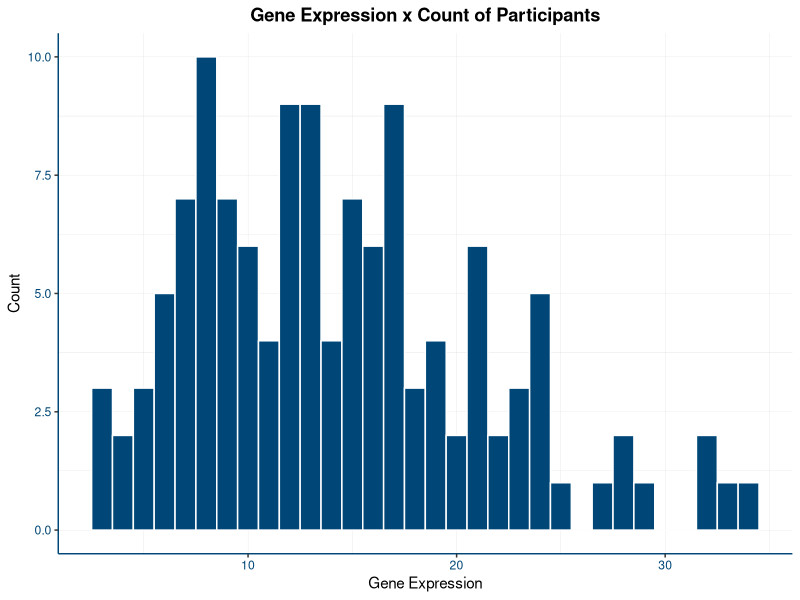
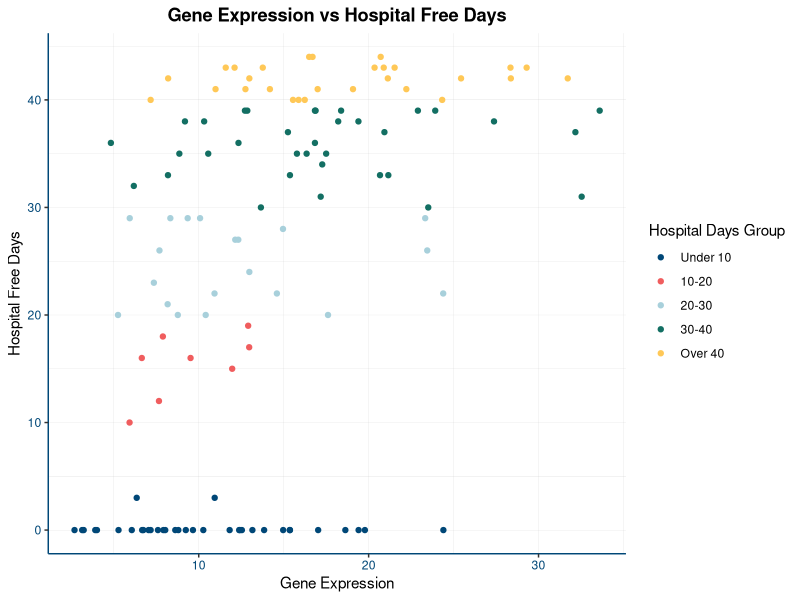
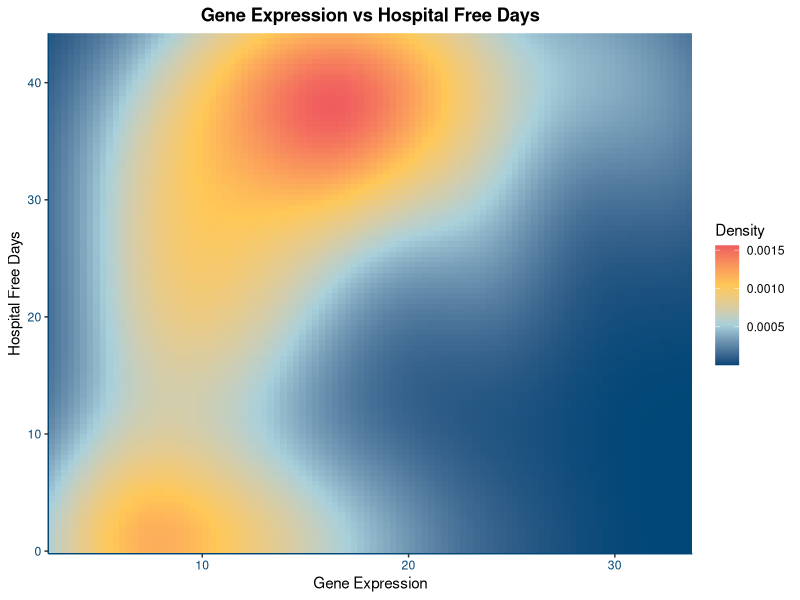
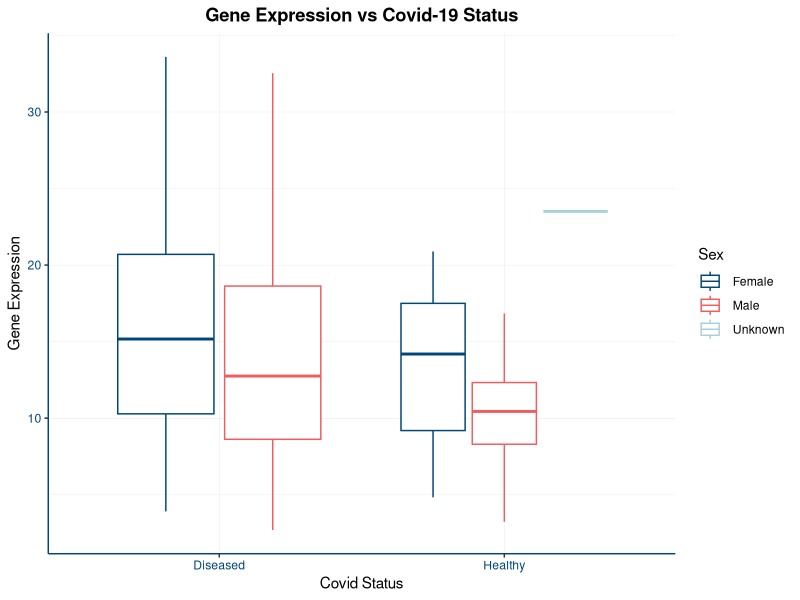
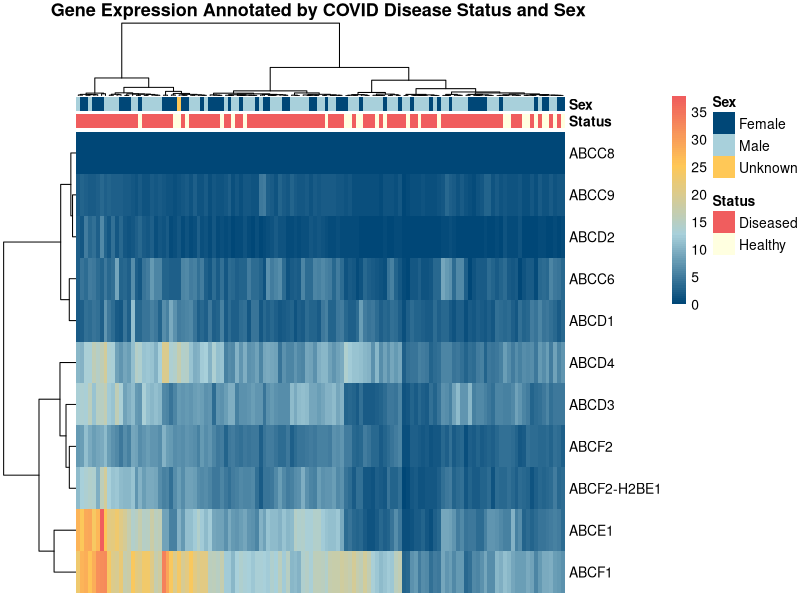

R code for these plots, in order:
## ---- chunk 1
knitr::opts_chunk$set(echo = TRUE)

library(tidyr)
library(tidyverse)
library(ggplot2)
library(pheatmap)
library(knitr)
library(kableExtra)
## ---- chunk 2
gene_data <- read.csv("data/QBS103_GSE157103_genes.csv")
meta_data <- read.csv('data/QBS103_GSE157103_series_matrix-1.csv')
## ---- chunk 3
# Cleaning disease status names
cleaned_state <- function(status) {
  if (status == "disease state: COVID-19") {
    return("Diseased")
  } else {
    return("Healthy")
  }
}

meta_data$covid_status <- sapply(meta_data$disease_status, cleaned_state)

# shortening subject ids but preserving uniqueness
shorten_subject_names <- function(name) {
  split_name <- strsplit(name, "_")[[1]]   # split into pieces
  
  if (split_name[1] == "COVID") {
    return(paste0("Subject_C", split_name[2]))
    
  } else {
    return(paste0("Subject_N", split_name[2]))
  }
}

meta_data$subject_id <- sapply(meta_data$participant_id, shorten_subject_names)
#making sure shortened ID are all unique (i.e. still same number of unique ids as before)
length(unique(meta_data$participant_id)) == length(unique(meta_data$subject_id))
## ---- chunk 4
# Select ABCF1 gene
gene <- gene_data[which(gene_data$X=='ABCF1'), ]

# Get all column names except X
column_names <- names(gene)[-1]

#Melt dataframe
#referenced: https://tidyr.tidyverse.org/reference/pivot_longer.html
gene_long <- pivot_longer(gene, cols = all_of(column_names), names_to = "participant_id", values_to = "expression")
## ---- chunk 5
gene_dataset <- inner_join(gene_long, meta_data, by="participant_id")
# referenced: https://datascienceplus.com/merging-datasets-with-tidyverse/


# Check to see if every record in the gene data matched to the metadata table since inner joining
if (nrow(gene_long) == nrow(meta_data)) {
  print('All records matched and none were dropped through the merge')
} else (
  print('missing records')
)
## ---- chunk 6
# Adding custom color category by days in the hospital
gene_dataset$HospitalDaysGroup <- cut(
  gene_dataset$hospital.free_days_post_45_day_followup,
  breaks = c(0, 10, 20, 30, 40, 50),
  labels = c('Under 10', '10-20', '20-30', '30-40', 'Over 40'),
  right = FALSE
)
## ---- chunk 7

#Custom Color Palette
colorPalette <- c('#004777', '#F05D5E', '#A8D0DB', '#136F63', '#FFC857', '#9DD9D2')

myTheme <- theme(
        panel.border = element_blank(), 
        panel.grid.major = element_line(colour="grey", linewidth = rel(.1)),
        panel.grid.minor= element_line(colour="grey", linewidth = rel(.1)),
        #panel.grid.minor = element_blank(),
        # Define my axis
        plot.title = element_text(colour = "black", hjust = .5, face='bold'),
        axis.line = element_line(colour = '#004777', linewidth = rel(1)),
        axis.title.x = element_text(color='black'),
        #axis.title.y = element_text(color='black'),
        axis.text = element_text(color='#004777'),
        # Set plot background
        panel.background = element_blank()
        )


ggplot(gene_dataset, aes(x = expression)) + 
  geom_histogram(binwidth=1, color="white", fill='#004777') + 
  labs(title="Gene Expression x Count of Participants", x = 'Gene Expression',y = 'Count') +
  myTheme
## ---- chunk 8

ggplot(gene_dataset, aes(x = expression, y = hospital.free_days_post_45_day_followup, color = HospitalDaysGroup)) + 
  geom_point() + 
  labs(title="Gene Expression vs Hospital Free Days", 
       x = 'Gene Expression',
       y = 'Hospital Free Days',
       color = "Hospital Days Group")+
  scale_color_manual(values = colorPalette)+
  myTheme
## ---- chunk 9
ggplot(gene_dataset, aes(x = expression, y = hospital.free_days_post_45_day_followup)) +
    stat_density_2d(aes(fill = ..density..), geom = "raster", contour = FALSE) +
    scale_x_continuous(expand = c(0, 0)) +
    scale_y_continuous(expand = c(0, 0)) + 
    scale_fill_gradientn(colors = c('#004777', '#A8D0DB', '#FFC857', '#F05D5E'))+
    labs(title="Gene Expression vs Hospital Free Days", 
         x = 'Gene Expression',
         y = 'Hospital Free Days',
         fill = "Density")+
    myTheme
## ---- chunk 10
ggplot(gene_dataset, aes(x = covid_status, y = expression, color=sex)) + 
  geom_boxplot() +
  labs(title="Gene Expression vs Covid-19 Status", 
       x = 'Covid Status',
       y = 'Gene Expression',
       color = 'Sex')+
  scale_color_manual(values = colorPalette, labels=str_to_title) +
  myTheme
## ---- chunk 11
# Making X the row name
gene_data <- gene_data[order(gene_data$X), ]
rownames(gene_data) <- gene_data$X

# Removing the extra X row
gene_data = subset(gene_data, select = -c(X) )

# Shortening subject ids just for display purposes
colnames(gene_data) <- sapply(colnames(gene_data), shorten_subject_names)
## ---- chunk 12
annotationData <- data.frame(
  row.names = meta_data$subject_id,
  Status = factor(meta_data$covid_status,
                  levels = c("Diseased", "Healthy"),
                  labels = c("Diseased", "Healthy")),
  Sex=factor(meta_data$sex, 
             levels = c(" female", " male", " unknown"),
             labels = c("Female", "Male", "Unknown"))
  # I used ChatGPT here ^^ to figure out how to change the labels to capitals
  # I was struggling to find documentation elsewhere
)

annotationColors <- list(
  Status = c("Diseased" = "#F05D5E", "Healthy" = "lightyellow"),
  Sex    = c("Female" = "#004777","Male" = "#A8D0DB","Unknown" = "#FFC857")
)

# Source: https://davetang.org/muse/2018/05/15/making-a-heatmap-in-r-with-the-pheatmap-package/

# Generate heatmap with clustering
pheatmap(gene_data[60:70, ],
         cluster_rows = T,
         cluster_cols = T,
         annotation_col = annotationData,
         annotation_colors = annotationColors,
         color = colorRampPalette(c('#004777', '#A8D0DB', '#FFC857', '#F05D5E'))(100),
         cluster_distance_cols='euclidean',
         cluster_distance_rows='euclidean',
         clustering_method = 'ward.D',
         show_colnames = F,
         main = "Gene Expression Annotated by COVID Disease Status and Sex "
         )

## ---- chunk 13
# Make sure all relevant columns are numeric since I'm getting NA errors
gene_dataset$age <- as.numeric(gene_dataset$age)
gene_dataset$hospital.free_days_post_45_day_followup <- as.numeric(gene_dataset$hospital.free_days_post_45_day_followup)
gene_dataset$expression <- as.numeric(gene_dataset$expression)

# Variables by type
continuous_variables <- c('expression', 'age', 'hospital.free_days_post_45_day_followup')
covariates <- c('sex', 'icu_status')

## function that creates the vector for me with the summary statistics
## general ideas is it walks through the continuous variables and the 
## covariate and appends each items summary stats to a vector
summarize_function <- function(df) {
  summary_vector <- c()
  
  # Continuous variables
  # Append mean (sd) to vectro
  for (var in continuous_variables) {
    m <- mean(df[[var]], na.rm = TRUE)
    s <- sd(df[[var]], na.rm = TRUE)
    summary_vector <- c(summary_vector, paste0(round(m, 1), " (", round(s, 1), ")"))
  }

  # Sex
  summary_vector <- c(summary_vector, "")
  for (sex_cat in c(" female", " male", " unknown")) {
    count <- sum(df$sex == sex_cat, na.rm = TRUE)
    percent <- round((count / nrow(df)) * 100, 1)
    summary_vector <- c(summary_vector, paste0(count, " (", percent, ")"))
  }
  
  # ICU status
  summary_vector <- c(summary_vector, "")
  for (status in c(" no", " yes")) {
    count <- sum(df$icu_status == status, na.rm = TRUE)
    percent <- round((count / nrow(df)) * 100, 1)
    summary_vector <- c(summary_vector, paste0(count, " (", percent, ")"))
  }
  
  return(summary_vector)
}

## ---- chunk 14
healthy_gd  <- gene_dataset[gene_dataset$covid_status == "Healthy", ]
diseased_gd <- gene_dataset[gene_dataset$covid_status == "Diseased", ]

healthy_n <- nrow(healthy_gd)
diseased_n <- nrow(diseased_gd)

healthy  <- summarize_function(healthy_gd)
diseased <- summarize_function(diseased_gd)

# Source:
# https://vivdas.medium.com/create-latex-and-ms-word-tables-in-r-6ac919204247
#Define Table
table1 <- data.frame(
  Variable = c('Gene ABCF1 Expression mean (sd)', 
               'Age mean (sd)', 
               'Hospital Free Days mean (sd)',
               'Sex n (%)', 
               'Female', 
               'Male',
               'Unknown', 
               'ICU Status (%)',
               'No',
               'Yes'
  ),
  Healthy = healthy,
  Diseased = diseased
  )

table1 <- kable(
  table1,
  format = "latex",
  booktabs = TRUE,
  col.names = c("Variable", 
                paste0("Healthy (n=", healthy_n, ')'), 
                paste0("Diseased (n=", diseased_n, ')')
  ),
  caption = "Summary Table",
  align = c("l","r","r"),
  escape = TRUE
)%>%
  add_indent(c(5, 6, 7, 9,10)) %>% 
  kable_classic(full_width = FALSE)

# Write LaTeX table code into a file 
writeLines(table1, "summary_table.tex")
